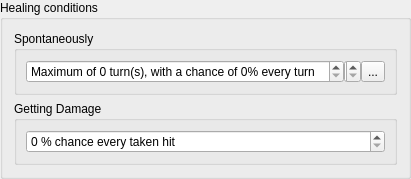
    <widget class="QGroupBox" name="groupConditionHeal">
     <property name="title">
      <string>Healing conditions</string>
     </property>
     <layout class="QGridLayout" name="gridLayout_14">
      <item row="0" column="0">
       <widget class="QGroupBox" name="groupConditionHealSpontaneous">
        <property name="title">
         <string>Spontaneously</string>
        </property>
        <layout class="QGridLayout" name="gridLayout_16">
         <property name="horizontalSpacing">
          <number>0</number>
         </property>
         <item row="0" column="2">
          <widget class="QSpinBox" name="spinConditionHealChance">
           <property name="maximumSize">
            <size>
             <width>17</width>
             <height>16777215</height>
            </size>
           </property>
           <property name="suffix">
            <string/>
           </property>
           <property name="prefix">
            <string/>
           </property>
           <property name="maximum">
            <number>100</number>
           </property>
          </widget>
         </item>
         <item row="0" column="1">
          <widget class="QSpinBox" name="spinConditionHealMaxTurns">
           <property name="suffix">
            <string> turn(s), with a chance of 0% every turn</string>
           </property>
           <property name="prefix">
            <string>Maximum of </string>
           </property>
          </widget>
         </item>
         <item row="0" column="3">
          <widget class="QToolButton" name="toolConditionHeal">
           <property name="text">
            <string>...</string>
           </property>
          </widget>
         </item>
        </layout>
       </widget>
      </item>
      <item row="1" column="0">
       <widget class="QGroupBox" name="groupConditionHealByHit">
        <property name="title">
         <string>Getting Damage</string>
        </property>
        <layout class="QGridLayout" name="gridLayout_15">
         <item row="0" column="0">
          <widget class="QSpinBox" name="spinConditionHealChanceByHit">
           <property name="suffix">
            <string> % chance every taken hit</string>
           </property>
          </widget>
         </item>
        </layout>
       </widget>
      </item>
     </layout>
    </widget>
